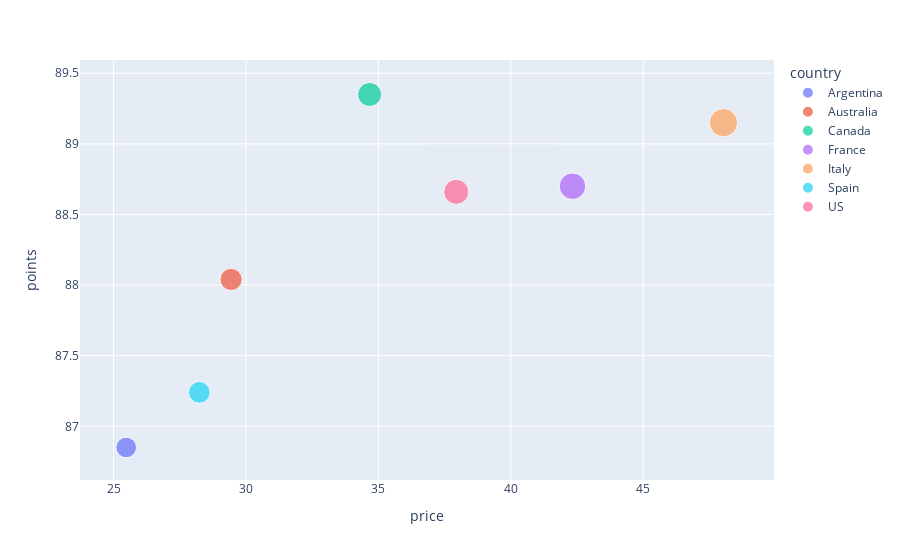

Notebook source saved alongside this figure:
### Code cell
fig2 = px.scatter(by_country, x="price", y="points",
	         size="price", hover_name = 'country', color = 'country')

fig2.show()

### Figure 1 — Plotly figure (JSON) as saved in the notebook; plotly's stock layout.template omitted (floating-point values rounded to 4 significant figures)
{"data": [{"hovertemplate": "<b>%{hovertext}</b><br><br>country=Argentina<br>price=%{marker.size}<br>points=%{y}<extra></extra>", "hovertext": ["Argentina"], "legendgroup": "Argentina", "marker": {"color": "#636efa", "size": [25.48], "sizemode": "area", "sizeref": 0.1201, "symbol": "circle"}, "mode": "markers", "name": "Argentina", "orientation": "v", "showlegend": true, "type": "scatter", "x": [25.48], "xaxis": "x", "y": [86.85], "yaxis": "y"}, {"hovertemplate": "<b>%{hovertext}</b><br><br>country=Australia<br>price=%{marker.size}<br>points=%{y}<extra></extra>", "hovertext": ["Australia"], "legendgroup": "Australia", "marker": {"color": "#EF553B", "size": [29.44], "sizemode": "area", "sizeref": 0.1201, "symbol": "circle"}, "mode": "markers", "name": "Australia", "orientation": "v", "showlegend": true, "type": "scatter", "x": [29.44], "xaxis": "x", "y": [88.04], "yaxis": "y"}, {"hovertemplate": "<b>%{hovertext}</b><br><br>country=Canada<br>price=%{marker.size}<br>points=%{y}<extra></extra>", "hovertext": ["Canada"], "legendgroup": "Canada", "marker": {"color": "#00cc96", "size": [34.67], "sizemode": "area", "sizeref": 0.1201, "symbol": "circle"}, "mode": "markers", "name": "Canada", "orientation": "v", "showlegend": true, "type": "scatter", "x": [34.67], "xaxis": "x", "y": [89.35], "yaxis": "y"}, {"hovertemplate": "<b>%{hovertext}</b><br><br>country=France<br>price=%{marker.size}<br>points=%{y}<extra></extra>", "hovertext": ["France"], "legendgroup": "France", "marker": {"color": "#ab63fa", "size": [42.33], "sizemode": "area", "sizeref": 0.1201, "symbol": "circle"}, "mode": "markers", "name": "France", "orientation": "v", "showlegend": true, "type": "scatter", "x": [42.33], "xaxis": "x", "y": [88.7], "yaxis": "y"}, {"hovertemplate": "<b>%{hovertext}</b><br><br>country=Italy<br>price=%{marker.size}<br>points=%{y}<extra></extra>", "hovertext": ["Italy"], "legendgroup": "Italy", "marker": {"color": "#FFA15A", "size": [48.03], "sizemode": "area", "sizeref": 0.1201, "symbol": "circle"}, "mode": "markers", "name": "Italy", "orientation": "v", "showlegend": true, "type": "scatter", "x": [48.03], "xaxis": "x", "y": [89.15], "yaxis": "y"}, {"hovertemplate": "<b>%{hovertext}</b><br><br>country=Spain<br>price=%{marker.size}<br>points=%{y}<extra></extra>", "hovertext": ["Spain"], "legendgroup": "Spain", "marker": {"color": "#19d3f3", "size": [28.24], "sizemode": "area", "sizeref": 0.1201, "symbol": "circle"}, "mode": "markers", "name": "Spain", "orientation": "v", "showlegend": true, "type": "scatter", "x": [28.24], "xaxis": "x", "y": [87.24], "yaxis": "y"}, {"hovertemplate": "<b>%{hovertext}</b><br><br>country=US<br>price=%{marker.size}<br>points=%{y}<extra></extra>", "hovertext": ["US"], "legendgroup": "US", "marker": {"color": "#FF6692", "size": [37.94], "sizemode": "area", "sizeref": 0.1201, "symbol": "circle"}, "mode": "markers", "name": "US", "orientation": "v", "showlegend": true, "type": "scatter", "x": [37.94], "xaxis": "x", "y": [88.66], "yaxis": "y"}], "layout": {"legend": {"itemsizing": "constant", "title": {"text": "country"}, "tracegroupgap": 0}, "margin": {"t": 60}, "xaxis": {"anchor": "y", "domain": [0, 1], "title": {"text": "price"}}, "yaxis": {"anchor": "x", "domain": [0, 1], "title": {"text": "points"}}}}
